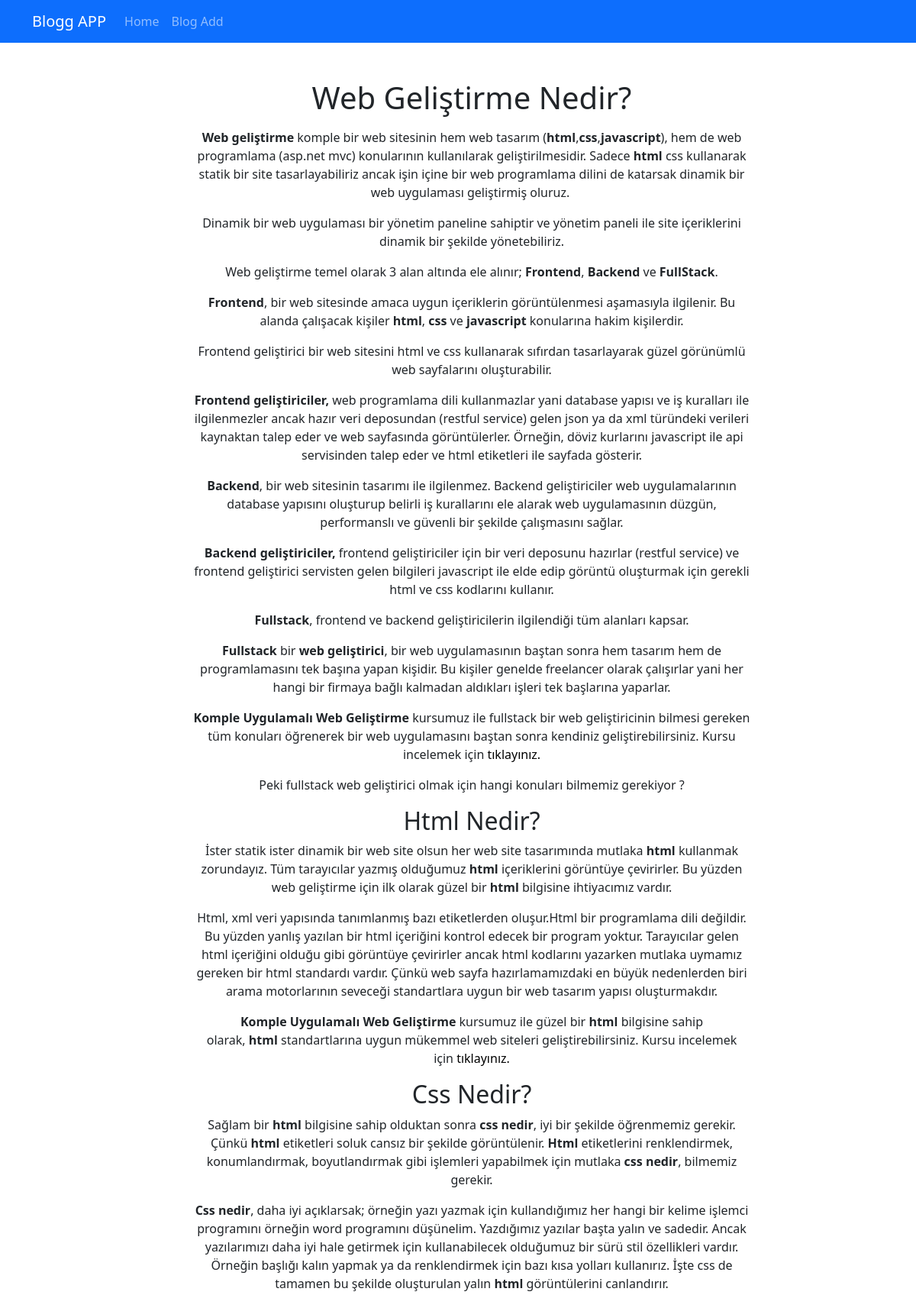
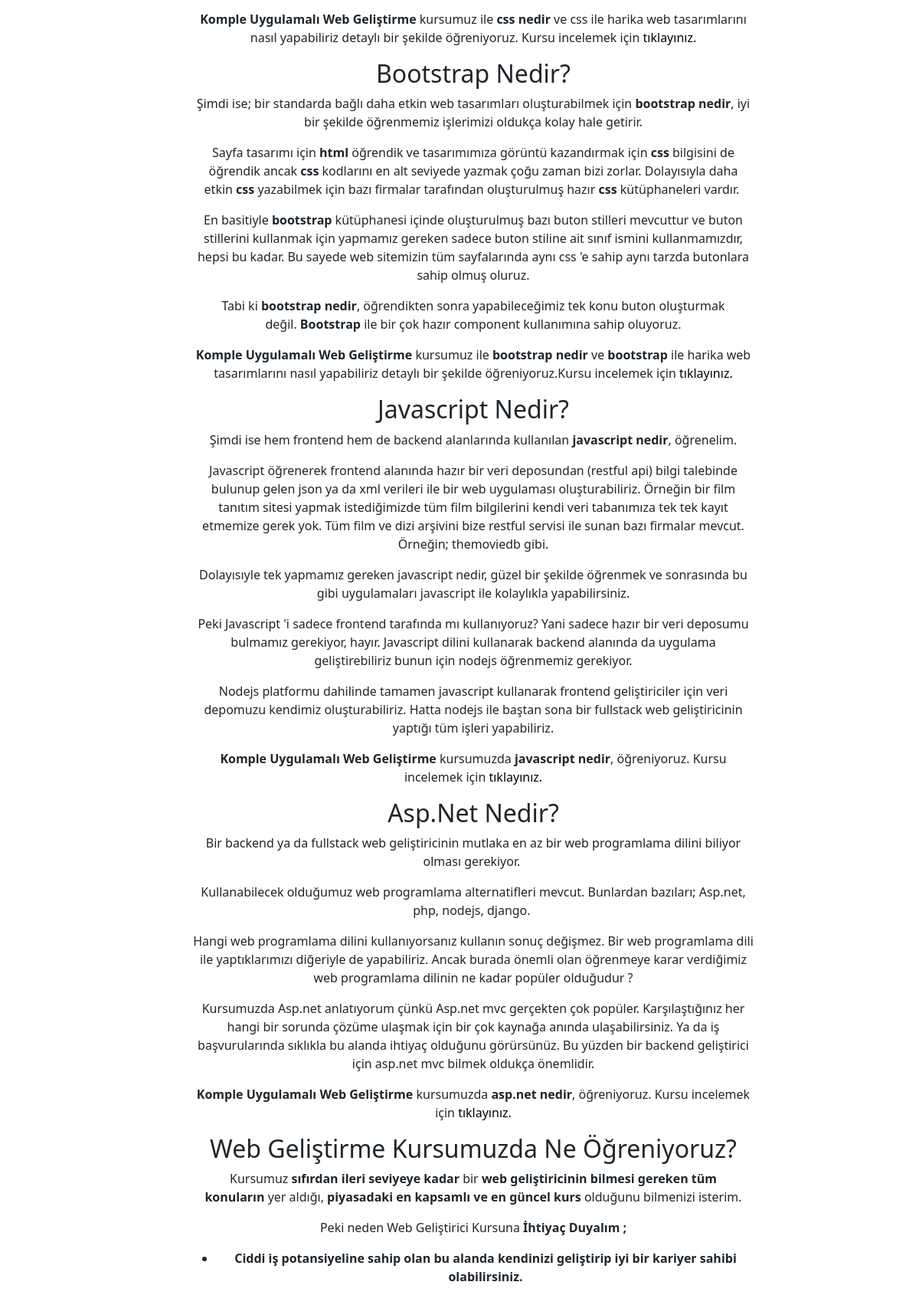
/blog/web-gelistirme-nedir (upper part), run on the app's committed database (2 pictures, top to bottom).
### blog/models.py (models this page shows, shortened)
class Blog(models.Model):
    title = models.CharField(max_length=200)
    description = RichTextField()
    slug = models.SlugField(null=False,unique=True,db_index=True, blank=True, editable=False)

### blog/views.py (the view)
# urls.py: path("blog/<slug:slug>",views.blog_details,name="blog_details"),
def blog_details(request,slug):
    blog = Blog.objects.get(slug=slug)
    return render(request,"blog/blog_details.html",{
        "blog" : blog
    })

### blog/templates/blog/blog_details.html (shortened to what this page needs)
{% extends "base.html" %}
{% block content %}
    <div class="card-body text-center">
        <h1 class="card-title">
            {{blog.title}}
        </h1>
        <p class="class-text">
            {{blog.description|safe}}
        </p>
    </div>
{% endblock %}

### templates/base.html (shortened to what this page needs)
{% load static %}
<!DOCTYPE html>
<html lang="en">
<head>
    <link rel="stylesheet" href="{% static 'css/bootstrap.css' %}">
    <link rel="stylesheet" href="{% static 'css/style.css' %}">
</head>
<body>
    {% include 'partials/_navbar.html'%}
    <div class="container m-5">
        <div class="row">
            <div class="col-2"></div>
            <div class="col-8">
            {% block content %}
            {% endblock %}
            </div>
            <div class="col-2"></div>
        </div>
    </div>
</body>
</html>

### templates/partials/_navbar.html (shortened to what this page needs)
<nav class="navbar navbar-dark bg-primary navbar-expand-lg">
    <div class="container">
        <a href="{% url 'home' %}" class="navbar-brand">Blogg APP</a>
        <div class="collapse navbar-collapse" id="navbar">
            <div class="navbar-nav me-auto">
                <li class="nav-item">
                    <a href="{% url 'home' %}" class="nav-link">Home</a>
                </li>
                <li class="nav-item">
                    <a href="{% url 'blog_add' %}" class="nav-link">Blog Add</a>
                </li>
            </div>
        </div>
    </div>
</nav>

### static/css/style.css (style rules this page uses)
a { text-decoration: none; color: #000; }

### data on the page
Blog: title "Web Geliştirme Nedir?", description "Web geliştirme komple bir web sitesinin hem web tasarım ( html , css , javascript ), hem de web programlama (asp.net mvc) konularının kullanılarak geliştirilmesidir. Sadece html css kullanarak statik bir site tasarlayabiliriz ancak işin içine bir web programlama dilini de katarsak dinamik bir web uygulaması geliştirmiş oluruz. Dinamik bir web uygulaması bir yönetim paneline sahiptir ve yönetim paneli ile site içeriklerini dinamik bir şekilde yönetebiliriz. Web geliştirme temel olarak 3 alan altında ele alınır; Frontend , Backend ve FullStack . Frontend , bir web sitesinde amaca uygun içeriklerin görüntülenmesi aşamasıyla ilgilenir. Bu alanda çalışacak kişiler html , css ve javascript…"
